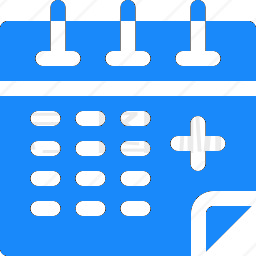
#> input picture miniprogram/images/order-active.png, 256 x 256 px, found by its file name
$ python change_empty_color.py
#> lines starting #> are read from the running program, lines starting #| are printed output that depends on the picture
from PIL import Image
import os

def tint_image_with_theme_color(input_path, output_path, theme_color_hex="#1989fa"):
    """
    将PNG图片调整为指定的主题色
    :param input_path: 输入图片路径
    :param output_path: 输出图片路径
    :param theme_color_hex: 主题色十六进制值
    """
#> called with theme_color_hex = '#1989fa'
    # 将十六进制颜色转换为RGB
    theme_color_hex = theme_color_hex.lstrip('#')
    theme_rgb = tuple(int(theme_color_hex[i:i+2], 16) for i in (0, 2, 4))

    # 打开图片
    img = Image.open(input_path).convert('RGBA')
#> img is the input picture: PIL image 256x256 RGBA; mean R, G, B, A 97.2, 172.8, 249.1, 255
    pixels = img.load()

    # 获取图片尺寸
    width, height = img.size
#> width = 256; height = 256

    # 创建新图片
    new_img = Image.new('RGBA', (width, height))
#> new_img: PIL image 256x256 RGBA; every value is 0
    new_pixels = new_img.load()

    # 遍历每个像素
    for y in range(height):
        for x in range(width):
            r, g, b, a = pixels[x, y]

            # 如果像素不是完全透明
            if a > 0:
                # 计算灰度值（用于确定亮度）
                gray = int(0.299 * r + 0.587 * g + 0.114 * b)

                # 根据灰度值调整主题色的亮度
                factor = gray / 255.0

                # 应用主题色，保持透明度
                new_r = int(theme_rgb[0] * factor)
                new_g = int(theme_rgb[1] * factor)
                new_b = int(theme_rgb[2] * factor)

                new_pixels[x, y] = (new_r, new_g, new_b, a)
            else:
                # 保持透明像素不变
                new_pixels[x, y] = (r, g, b, a)

    # 保存新图片
    new_img.save(output_path)
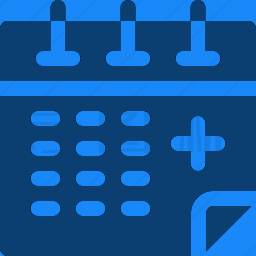
#> saved as order_colored.png: PIL image 256x256 RGBA; mean R, G, B, A 15.2, 84.9, 155, 255
    print(f"✅ 图片颜色已更新: {output_path}")

if __name__ == "__main__":
    # 项目路径配置
    project_path = "c:/Users/suyal/Desktop/Reservation system"
    images_path = os.path.join(project_path, "images")

    # 定义文件路径
    first_image = os.path.join(images_path, "home-active.png")  # 第一个图片（参考）

    second_image = os.path.join(images_path, "order-active.png")   # 第二个图片（需要修改）

    # 输出路径
    output_path = os.path.join(images_path, "order_colored.png")

    # 使用项目主题色 #1989fa
    theme_color = "#1989fa"

    print("🎨 开始为第二个图片填充颜色...")
    print(f"📁 输入图片: {second_image}")
    print(f"🎯 主题色: {theme_color}")

    try:
        # 执行颜色填充
        tint_image_with_theme_color(second_image, output_path, theme_color)

        # 备份原文件
        backup_path = os.path.join(images_path, "empty_original.png")
        if os.path.exists(backup_path):
            os.remove(backup_path)
        os.rename(second_image, backup_path)

        # 替换为新文件
        os.rename(output_path, second_image)

        print("🎉 颜色填充完成！")
        print(f"💾 原文件已备份: {backup_path}")

    except Exception as e:
        print(f"❌ 处理失败: {str(e)}")
